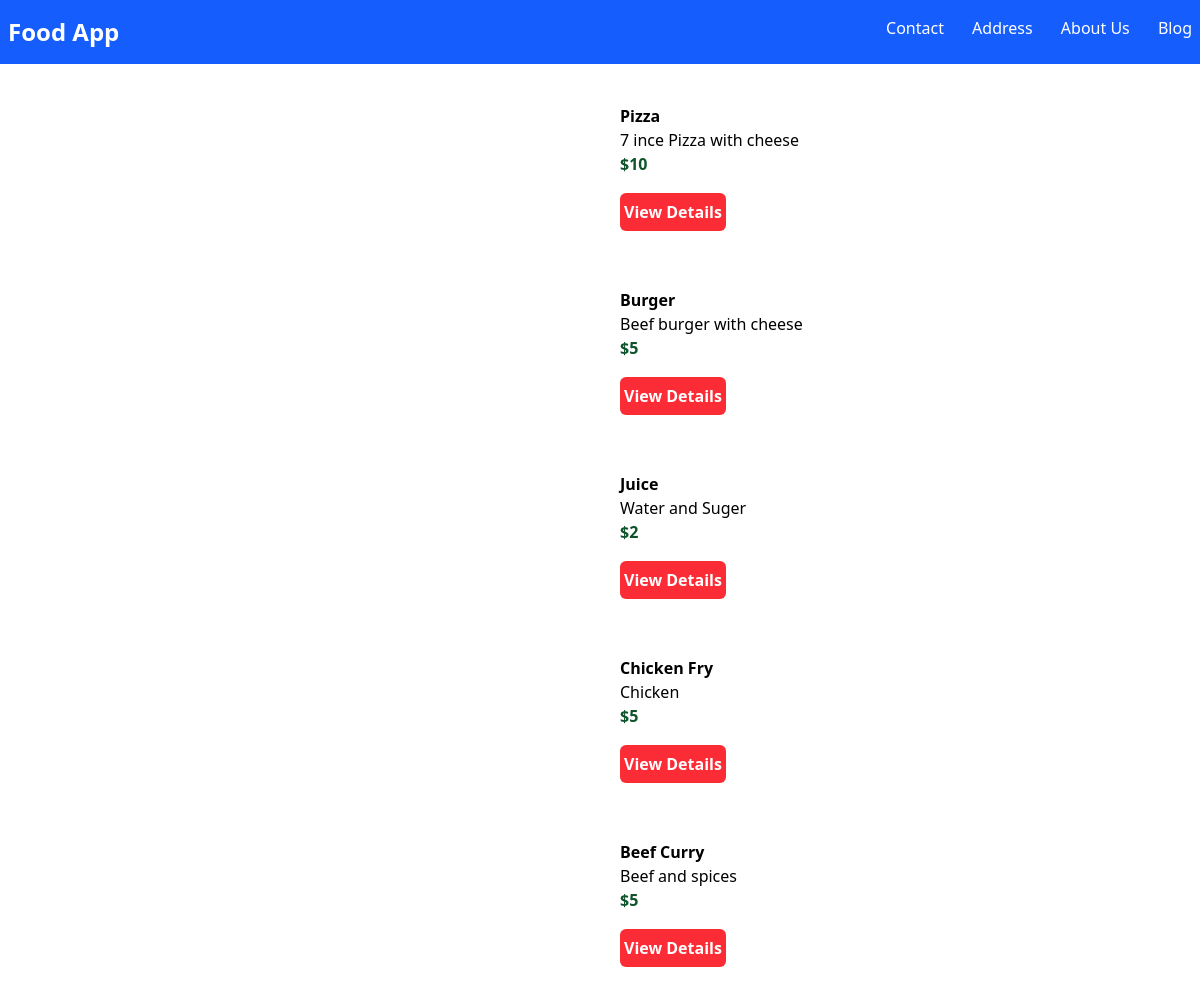
The page /myapp/ on the database its author committed.
### myapp/models.py (models this page shows, shortened)
class Item(models.Model):
    item_name = models.CharField(max_length=200)
    item_desc = models.CharField()
    items_price = models.IntegerField()
    item_image = models.CharField(max_length=500, default='https://encrypted-tbn0.gstatic.com/images?q=tbn:ANd9GcStPC76lP66TQBd8ed7bBW2U6PQONb1q8Sruccq7zcBUHg2rU7iMMPhJGc&s=10')

### myapp/views.py (the view)
# urls.py: path('',views.index, name='index'),
def index(request):
    item_list = Item.objects.all()
    context = {
        'item_list':item_list
    }
    return render(request, 'myapp/index.html', context)

### myapp/templates/myapp/index.html (shortened to what this page needs)
{% extends 'myapp/base.html' %}
    {% block body %}
    <div>
        {% for item in item_list %}
        <div class="m-10 flex w-1/2 mx-auto">
            <div>
            </div>
            <div class="mx-16 my-auto">
                <div class="font-bold">{{ item.item_name }} </div>
                <div>{{ item.item_desc }}</div>
                <div class="text-green-900 font-bold">${{ item.items_price }}</div>
                <div class="my-6"><a class="bg-red-500 hover:bg-red-900 text-white font-bold px-1 py-2 rounded-md"
                    href="{% url 'myapp:detail' item.id %}">View Details</a>
                </div>
            </div>
        </div>
        {% endfor %}
    </div>
    {% endblock %}

### myapp/templates/myapp/base.html (shortened to what this page needs)
<!DOCTYPE html>
<html lang="en">
<head>
    <script src="https://cdn.jsdelivr.net/npm/@tailwindcss/browser@4"></script>
</head>
<body>
    <nav class="bg-blue-600 text-white">
        <div class="flex justify-between px-2 py-4">
            <a href="" class="font-bold text-2xl">Food App</a>
            <div class="space-x-6">
                <a href="">Contact</a>
                <a href="">Address</a>
                <a href="">About Us</a>
                <a href="">Blog</a>
            </div>
        </div>
    </nav>
    {% block body %}
    {% endblock %}
</body>
</html>

### rows shown on the page
Item: item_name "Pizza", item_desc "7 ince Pizza with cheese", items_price "10"
Item: item_name "Burger", item_desc "Beef burger with cheese", items_price "5"
Item: item_name "Juice", item_desc "Water and Suger", items_price "2"
Item: item_name "Chicken Fry", item_desc "Chicken", items_price "5"
Item: item_name "Beef Curry", item_desc "Beef and spices", items_price "5"
